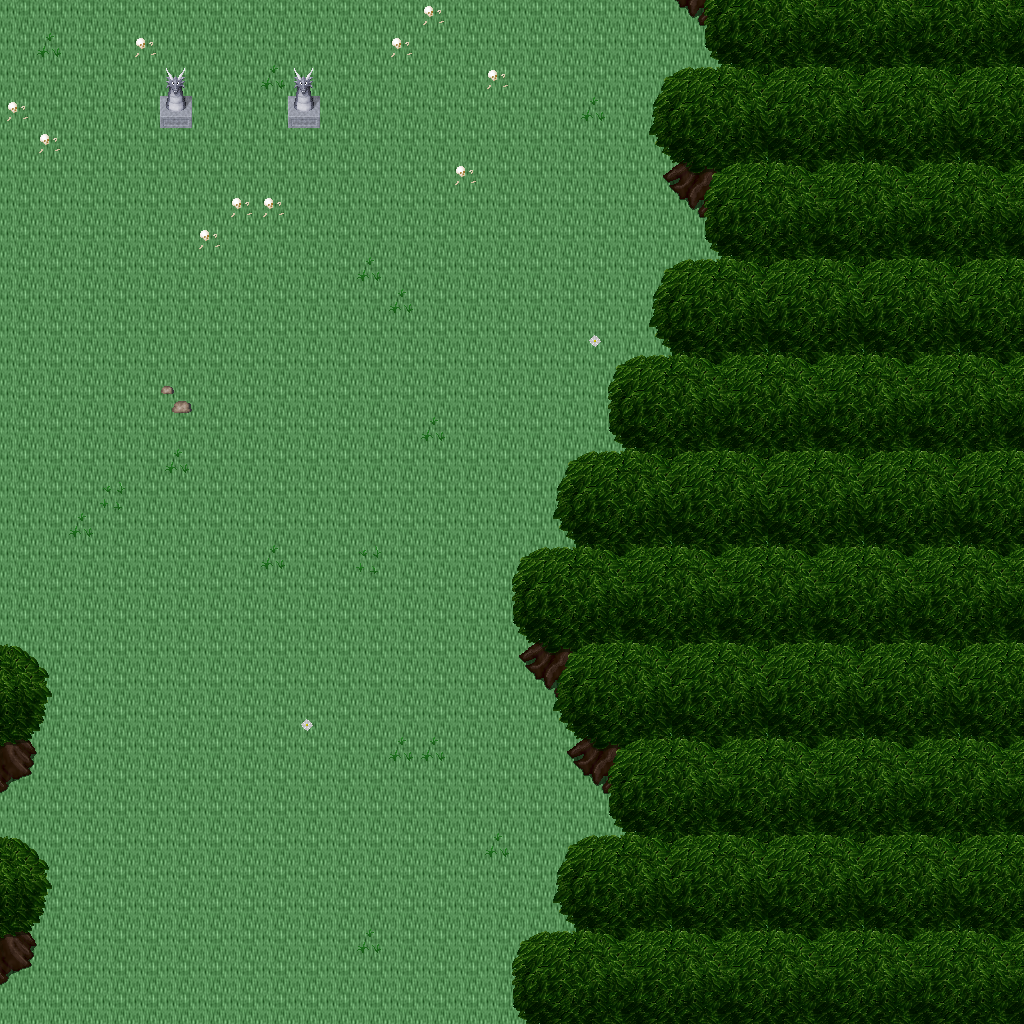

This game map was drawn from its Tiled (.tmx) file and the tilesets committed beside it. A one-line description and the trimmed map source follow:
An orthogonal 32x32 tile map with 32x32 px tiles, 5 tile layers (Ground, Objects, Objects2, Above, ...), 1 hidden layer not drawn, 23 tilesets.

<map version="1.10" tiledversion="1.11.0" orientation="orthogonal" renderorder="right-down" width="32" height="32" tilewidth="32" tileheight="32" infinite="0" nextlayerid="11" nextobjectid="1">
 <tileset firstgid="1" name="ground_ground" tilewidth="32" tileheight="32" tilecount="33" columns="3">
  <image source="../drawable/ground_ground.png" width="96" height="352" />
 </tileset>
 <tileset firstgid="34" name="ground_rock_pebbles" tilewidth="32" tileheight="32" tilecount="3" columns="1">
  <image source="../drawable/ground_rock_pebbles.png" width="32" height="96" />
 </tileset>
 <tileset firstgid="37" name="ground_grass_edges" tilewidth="32" tileheight="32" tilecount="36" columns="12">
  <image source="../drawable/ground_grass_edges.png" width="384" height="96" />
 </tileset>
 <tileset firstgid="73" name="ground_grass_corners" tilewidth="32" tileheight="32" tilecount="24" columns="6">
  <image source="../drawable/ground_grass_corners.png" width="192" height="128" />
 </tileset>
 <tileset firstgid="97" name="plant_tree_tree_darkgreen" tilewidth="32" tileheight="32" tilecount="88" columns="8">
  <image source="../drawable/plant_tree_tree_darkgreen.png" width="256" height="352" />
 </tileset>
 <tileset firstgid="185" name="plant_grasses" tilewidth="32" tileheight="32" tilecount="6" columns="3">
  <image source="../drawable/plant_grasses.png" width="96" height="64" />
 </tileset>
 <tileset firstgid="191" name="plant_bush_bushes" tilewidth="32" tileheight="32" tilecount="10" columns="5">
  <image source="../drawable/plant_bush_bushes.png" width="160" height="64" />
 </tileset>
 <tileset firstgid="201" name="plant_tree_tree_green" tilewidth="32" tileheight="32" tilecount="88" columns="8">
  <image source="../drawable/plant_tree_tree_green.png" width="256" height="352" />
 </tileset>
 <tileset firstgid="289" name="plant_flower_daisy_white" tilewidth="32" tileheight="32" tilecount="8" columns="2">
  <image source="../drawable/plant_flower_daisy_white.png" width="64" height="128" />
 </tileset>
 <tileset firstgid="297" name="object_well" tilewidth="32" tileheight="32" tilecount="4" columns="2">
  <image source="../drawable/object_well.png" width="64" height="64" />
 </tileset>
 <tileset firstgid="301" name="item_corpse_huge_animal" tilewidth="32" tileheight="32" tilecount="16" columns="2">
  <image source="../drawable/item_corpse_huge_animal.png" width="64" height="256" />
 </tileset>
 <tileset firstgid="317" name="item_corpse_skull_pale" tilewidth="32" tileheight="32" tilecount="2" columns="2">
  <image source="../drawable/item_corpse_skull_pale.png" width="64" height="32" />
 </tileset>
 <tileset firstgid="319" name="item_statue_grey_stone" tilewidth="32" tileheight="32" tilecount="4" columns="2">
  <image source="../drawable/item_statue_grey_stone.png" width="64" height="64" />
 </tileset>
 <tileset firstgid="323" name="logic_creature_animal" tilewidth="32" tileheight="32" tilecount="32" columns="8">
  <image source="../drawable/logic_creature_animal.png" width="256" height="128" />
 </tileset>
 <tileset firstgid="355" name="logic_item_resources" tilewidth="32" tileheight="32" tilecount="6" columns="6">
  <image source="../drawable/logic_item_resources.png" width="192" height="32" />
 </tileset>
 <tileset firstgid="361" name="logic_creature_rodent" tilewidth="32" tileheight="32" tilecount="8" columns="8">
  <image source="../drawable/logic_creature_rodent.png" width="256" height="32" />
 </tileset>
 <tileset firstgid="369" name="logic_item_sheepfood" tilewidth="32" tileheight="32" tilecount="1" columns="1">
  <image source="../drawable/logic_item_sheepfood.png" width="32" height="32" />
 </tileset>
 <tileset firstgid="370" name="logic_item_sign" tilewidth="32" tileheight="32" tilecount="1" columns="1">
  <image source="../drawable/logic_item_sign.png" width="32" height="32" />
 </tileset>
 <tileset firstgid="371" name="logic_item_mushroom" tilewidth="32" tileheight="32" tilecount="6" columns="6">
  <image source="../drawable/logic_item_mushroom.png" width="192" height="32" />
 </tileset>
 <tileset firstgid="377" name="logic_collision" tilewidth="32" tileheight="32" tilecount="1" columns="1">
  <image source="../drawable/logic_collision.png" width="32" height="32" />
 </tileset>
 <tileset firstgid="378" name="logic_protection" tilewidth="32" tileheight="32" tilecount="2" columns="2">
  <image source="../drawable/logic_protection.png" width="64" height="32" />
 </tileset>
 <tileset firstgid="380" name="ground_grass_2" tilewidth="32" tileheight="32" tilecount="21" columns="3">
  <image source="../drawable/ground_grass_2.png" width="96" height="224" />
 </tileset>
 <tileset firstgid="401" name="ground_green_paving" tilewidth="32" tileheight="32" tilecount="18" columns="3">
  <image source="../drawable/ground_green_paving.png" width="96" height="192" />
 </tileset>
 <layer id="1" name="Ground" width="32" height="32">
  <data>[1024 cells, 1024 non-empty, 1 distinct tile ids]</data>
 </layer>
 <layer id="2" name="Objects" width="32" height="32">
  <data>[1024 cells, 0 non-empty, 0 distinct tile ids]</data>
 </layer>
 <layer id="3" name="Objects2" width="32" height="32">
  <data>[1024 cells, 53 non-empty, 18 distinct tile ids]</data>
 </layer>
 <layer id="4" name="Above" width="32" height="32">
  <data>[1024 cells, 445 non-empty, 41 distinct tile ids]</data>
 </layer>
 <layer id="5" name="Above2" width="32" height="32">
  <data>[1024 cells, 4 non-empty, 1 distinct tile ids]</data>
 </layer>
 <layer id="6" name="Walkable" width="32" height="32" visible="0">
  <data>[1024 cells, 407 non-empty, 1 distinct tile ids]</data>
 </layer>
 <objectgroup id="7" name="Mapevents" />
 <objectgroup id="8" name="Spawn" />
 <objectgroup id="9" name="Keys" />
 <objectgroup id="10" name="Replace" />
</map>
